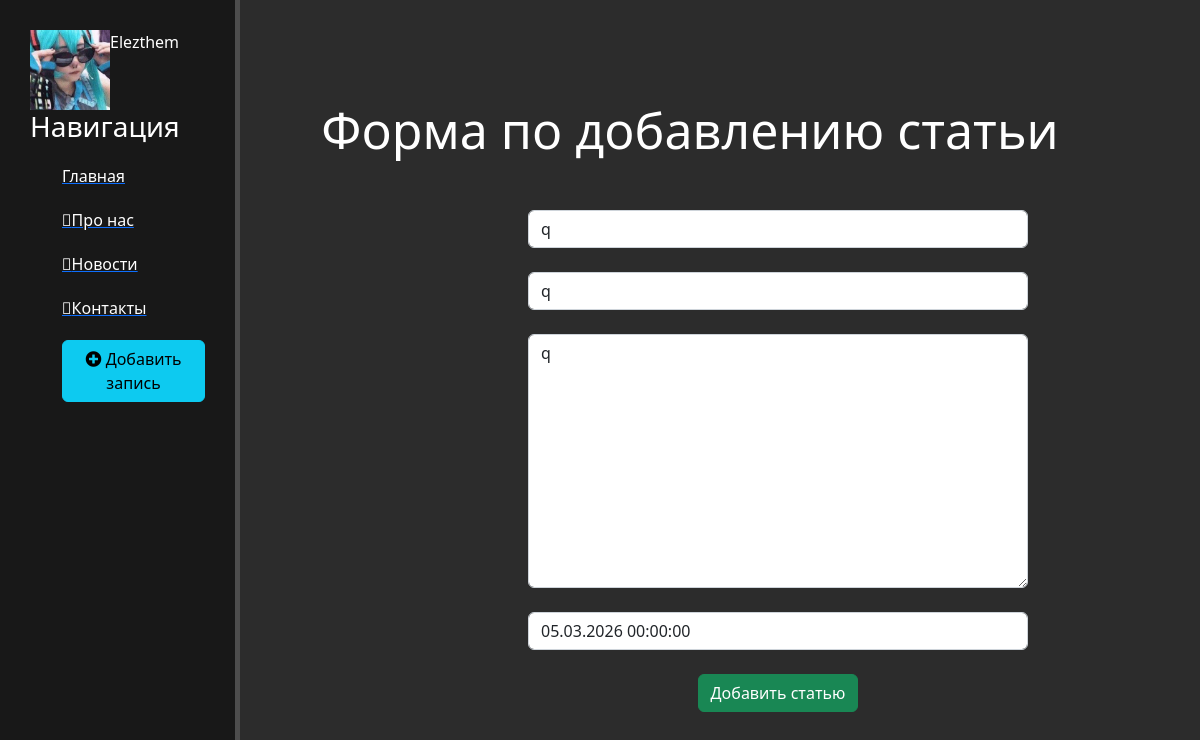
Page /news/4/update on the committed database.
### news/models.py (models this page shows, shortened)
class Articles(models.Model):
    title = models.CharField('Название', max_length=50)
    anons = models.CharField('Анонс', max_length=250)
    full_text = models.TextField('Статья')
    date = models.DateTimeField('Дата публикации')
    class Meta:
        verbose_name = 'Новость'
        verbose_name_plural = 'Новости'

### news/views.py (the view)
# urls.py: path('<int:pk>/update', views.NewsUpdateView.as_view(), name='news-update'),
class NewsUpdateView(UpdateView):
    model = Articles
    template_name = 'news/create.html'
    form_class = ArticlesForm

### news/forms.py
class ArticlesForm(ModelForm):
    class Meta:
        model = Articles
        fields = ['title', 'anons', 'full_text', 'date']
        widgets = {
            "title": TextInput(attrs={
                'class': 'form-control',
                'placeholder': 'Название статьи'
            }),
            "anons": TextInput(attrs={
                'class': 'form-control',
                'placeholder': 'Анонс статьи'
            }),
            "date": DateTimeInput(attrs={
                'class': 'form-control',
                'placeholder': 'Дата публикации'
            }),
            "full_text": Textarea(attrs={
                'class': 'form-control',
                'placeholder': 'Текст статьи'
            }),
        }

### news/templates/news/create.html (shortened to what this page needs)
{% extends 'main/layout.html' %}
{% block content %}
    <div class="features">
        <h1>Форма по добавлению статьи</h1>
        <form method="post" action="/news/create">
            {{ form.title }}<br>
            {{ form.anons }}<br>
            {{ form.full_text }}<br>
            {{ form.date }}<br>
            <button class="btn btn-success" type="submit">Добавить статью</button>
        </form>
    </div>
{% endblock %}

### main/static/main/css/main.css (style rules this page uses)
body { background: #2c2c2c; }
main .features { float: left; color: #fff; margin-top: 100px; text-align: center; width: 75%; }
main .features h1 { font-size: 50px; }
form { margin-left: 32%; width: 500px; margin-top: 50px; }

### rows in the picture
Articles: title "q", anons "q", full_text "q", date "05.03.2026 00:00:00"
